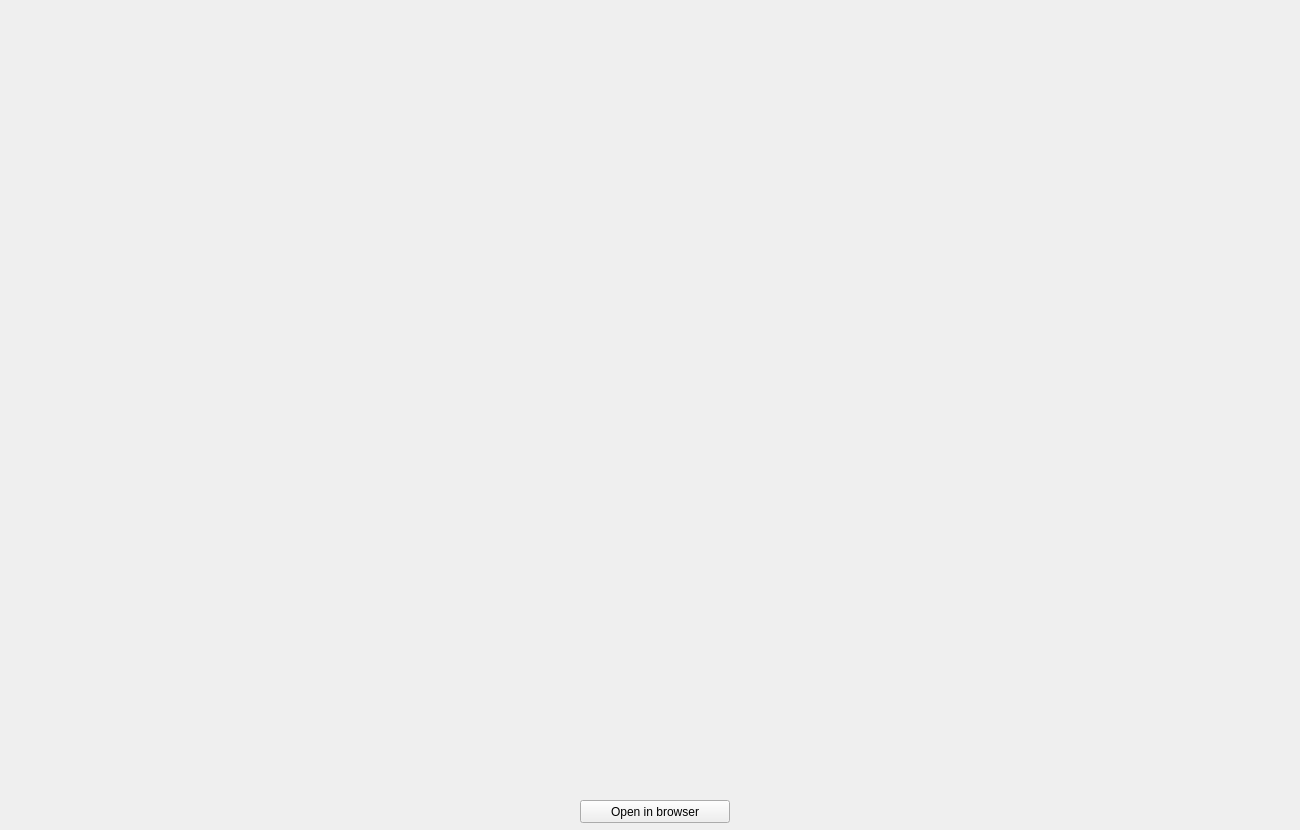
<?xml version="1.0" encoding="UTF-8"?>
<ui version="4.0">
 <class>PredicterWindow</class>
 <widget class="QWidget" name="PredicterWindow">
  <property name="geometry">
   <rect>
    <x>0</x>
    <y>0</y>
    <width>1300</width>
    <height>830</height>
   </rect>
  </property>
  <property name="windowTitle">
   <string>Form</string>
  </property>
  <widget class="QPushButton" name="btn_browser">
   <property name="geometry">
    <rect>
     <x>580</x>
     <y>800</y>
     <width>150</width>
     <height>23</height>
    </rect>
   </property>
   <property name="text">
    <string>Open in browser</string>
   </property>
  </widget>
 </widget>
 <resources/>
 <connections/>
</ui>
